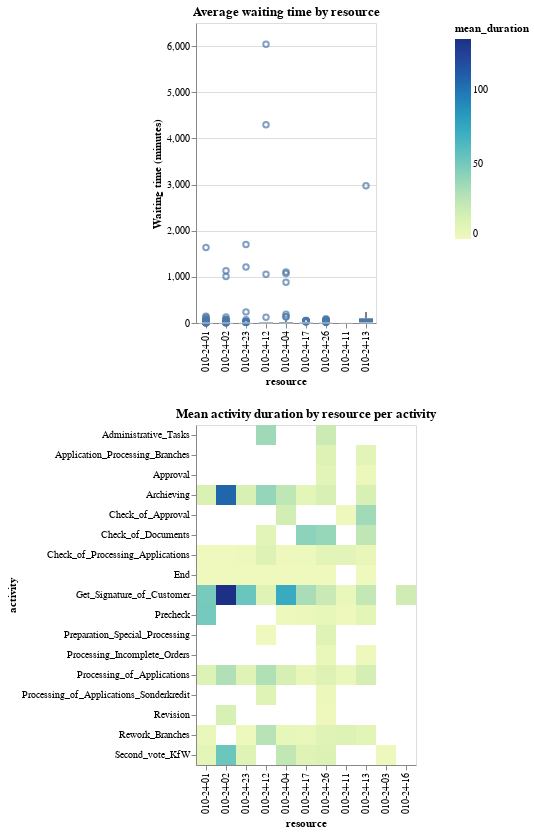

Source (notebook cell):
### Markdown cell above
### Identify resources with higher activity duration and waiting time

### Code cell
# waiting time
df_res_order = df_res_waiting.groupby('resource').agg(
    median_waiting_time=pd.NamedAgg('waiting time', aggfunc='median')
)
df_res_order = df_res_order.sort_values(by='median_waiting_time')
df_res_actdur = df_res_actdur[df_res_actdur['resource'].isin(sel_resources)]

# activity duration
df_res_mean_actdur = df_res_actdur.groupby(['resource', 'activity']).agg(
    mean_duration=pd.NamedAgg('activity duration', aggfunc='mean')
).reset_index()
df_res_mean_actdur = df_res_mean_actdur[df_res_mean_actdur['resource'].isin(sel_resources)]

alt.vconcat(
    alt.Chart(
        df_res_waiting,
        title='Average waiting time by resource'
    ).mark_boxplot().encode(
        x=alt.X('resource:O', sort=list(df_res_order.index)),
        y=alt.Y('waiting time:Q').title('Waiting time (minutes)')
    ),
    alt.Chart(
        df_res_mean_actdur,
        title='Mean activity duration by resource per activity'
    ).mark_rect().encode(
        x=alt.X('resource:O', sort=list(df_res_order.index)),
        y=alt.Y('activity:N'),
        color='mean_duration:Q',
        tooltip=['resource', 'activity', 'mean_duration']
    )
)

### Figure 1 — Vega specification as saved in the notebook (floating-point values rounded to 4 significant figures)
{"$schema": "https://vega.github.io/schema/vega/v5.json", "data": [{"name": "source_0"}, {"name": "data_0"}, {"name": "data_1"}, {"name": "data_2", "values": [{"resource": "010-24-01", "waiting time": 81.0}, {"resource": "010-24-01", "waiting time": 32.0}, {"resource": "010-24-01", "waiting time": 7.0}, {"resource": "010-24-01", "waiting time": 127.0}, {"resource": "010-24-01", "waiting time": 16.0}, {"resource": "010-24-01", "waiting time": 1635.0}, {"resource": "010-24-01", "waiting time": 40.0}, {"resource": "010-24-01", "waiting time": 54.0}, {"resource": "010-24-01", "waiting time": 54.0}, {"resource": "010-24-01", "waiting time": 4.0}, {"resource": "010-24-01", "waiting time": 54.0}, {"resource": "010-24-01", "waiting time": 147.0}, {"resource": "010-24-01", "waiting time": 34.0}, {"resource": "010-24-01", "waiting time": 16.0}, {"resource": "010-24-01", "waiting time": 15.0}, {"resource": "010-24-01", "waiting time": 45.0}, {"resource": "010-24-01", "waiting time": 6.0}, {"resource": "010-24-01", "waiting time": 18.0}, {"resource": "010-24-01", "waiting time": 55.0}, {"resource": "010-24-01", "waiting time": 15.0}, {"resource": "010-24-01", "waiting time": 16.0}, {"resource": "010-24-01", "waiting time": 28.0}, {"resource": "010-24-01", "waiting time": 28.0}, {"resource": "010-24-01", "waiting time": 10.0}, {"resource": "010-24-01", "waiting time": 5.0}, {"resource": "010-24-01", "waiting time": 13.0}, {"resource": "010-24-01", "waiting time": 37.0}, {"resource": "010-24-01", "waiting time": 58.0}, {"resource": "010-24-01", "waiting time": 26.0}, {"resource": "010-24-01", "waiting time": 10.0}, {"resource": "010-24-01", "waiting time": 5.0}, {"resource": "010-24-01", "waiting time": 95.0}, {"resource": "010-24-02", "waiting time": 8.0}, {"resource": "010-24-02", "waiting time": 77.0}, {"resource": "010-24-02", "waiting time": 1007.0}, {"resource": "010-24-02", "waiting time": 28.0}, {"resource": "010-24-02", "waiting time": 132.0}, {"resource": "010-24-02", "waiting time": 10.0}, {"resource": "010-24-02", "waiting time": 5.0}, {"resource": "010-24-02", "waiting time": 66.0}, {"resource": "010-24-02", "waiting time": 6.0}, {"resource": "010-24-02", "waiting time": 1133.0}, {"resource": "010-24-02", "waiting time": 57.0}, {"resource": "010-24-02", "waiting time": 22.0}, {"resource": "010-24-02", "waiting time": 25.0}, {"resource": "010-24-02", "waiting time": 83.0}, {"resource": "010-24-02", "waiting time": 9.0}, {"resource": "010-24-04", "waiting time": 131.0}, {"resource": "010-24-04", "waiting time": 1104.0}, {"resource": "010-24-04", "waiting time": 143.0}, {"resource": "010-24-04", "waiting time": 1072.0}, {"resource": "010-24-04", "waiting time": 884.0}, {"resource": "010-24-04", "waiting time": 191.0}, {"resource": "010-24-12", "waiting time": 125.0}, {"resource": "010-24-12", "waiting time": 1058.0}, {"resource": "010-24-12", "waiting time": 6040.0}, {"resource": "010-24-12", "waiting time": 4296.0}, {"resource": "010-24-13", "waiting time": 2974.0}, {"resource": "010-24-17", "waiting time": 46.0}, {"resource": "010-24-17", "waiting time": 30.0}, {"resource": "010-24-17", "waiting time": 28.0}, {"resource": "010-24-17", "waiting time": 53.0}, {"resource": "010-24-17", "waiting time": 56.0}, {"resource": "010-24-17", "waiting time": 48.0}, {"resource": "010-24-17", "waiting time": 32.0}, {"resource": "010-24-17", "waiting time": 33.0}, {"resource": "010-24-17", "waiting time": 28.0}, {"resource": "010-24-17", "waiting time": 29.0}, {"resource": "010-24-17", "waiting time": 48.0}, {"resource": "010-24-17", "waiting time": 49.0}, {"resource": "010-24-23", "waiting time": 33.0}, {"resource": "010-24-23", "waiting time": 28.0}, {"resource": "010-24-23", "waiting time": 28.0}, {"resource": "010-24-23", "waiting time": 1699.0}, {"resource": "010-24-23", "waiting time": 23.0}, {"resource": "010-24-23", "waiting time": 27.0}, {"resource": "010-24-23", "waiting time": 20.0}, {"resource": "010-24-23", "waiting time": 19.0}, {"resource": "010-24-23", "waiting time": 241.0}, {"resource": "010-24-23", "waiting time": 20.0}, {"resource": "010-24-23", "waiting time": 25.0}, {"resource": "010-24-23", "waiting time": 21.0}, {"resource": "010-24-23", "waiting time": 26.0}, {"resource": "010-24-23", "waiting time": 1215.0}, {"resource": "010-24-23", "waiting time": 15.0}, {"resource": "010-24-23", "waiting time": 16.0}, {"resource": "010-24-23", "waiting time": 69.0}, {"resource": "010-24-23", "waiting time": 11.0}, {"resource": "010-24-26", "waiting time": 41.0}, {"resource": "010-24-26", "waiting time": 67.0}, {"resource": "010-24-26", "waiting time": 56.0}, {"resource": "010-24-26", "waiting time": 46.0}, {"resource": "010-24-26", "waiting time": 27.0}, {"resource": "010-24-26", "waiting time": 21.0}, {"resource": "010-24-26", "waiting time": 66.0}, {"resource": "010-24-26", "waiting time": 32.0}, {"resource": "010-24-26", "waiting time": 35.0}, {"resource": "010-24-26", "waiting time": 35.0}, {"resource": "010-24-26", "waiting time": 26.0}, {"resource": "010-24-26", "waiting time": 64.0}, {"resource": "010-24-26", "waiting time": 68.0}, {"resource": "010-24-26", "waiting time": 92.0}, {"resource": "010-24-26", "waiting time": 18.0}, {"resource": "010-24-26", "waiting time": 19.0}, {"resource": "010-24-26", "waiting time": 23.0}]}, {"name": "data_3"}, {"name": "data_5", "values": [{"lower_box_waiting time": 0.0, "lower_whisker_waiting time": 0.0, "resource": "010-24-01", "upper_whisker_waiting time": 2.0}, {"lower_box_waiting time": 0.0, "lower_whisker_waiting time": 0.0, "resource": "010-24-02", "upper_whisker_waiting time": 3.0}, {"lower_box_waiting time": 0.0, "lower_whisker_waiting time": 0.0, "resource": "010-24-04", "upper_whisker_waiting time": 53.0}, {"lower_box_waiting time": 1.25, "lower_whisker_waiting time": 0.0, "resource": "010-24-11", "upper_whisker_waiting time": 5.0}, {"lower_box_waiting time": 0.0, "lower_whisker_waiting time": 0.0, "resource": "010-24-12", "upper_whisker_waiting time": 22.0}, {"lower_box_waiting time": 0.0, "lower_whisker_waiting time": 0.0, "resource": "010-24-13", "upper_whisker_waiting time": 237.0}, {"lower_box_waiting time": 0.0, "lower_whisker_waiting time": 0.0, "resource": "010-24-17", "upper_whisker_waiting time": 25.0}, {"lower_box_waiting time": 0.0, "lower_whisker_waiting time": 0.0, "resource": "010-24-23", "upper_whisker_waiting time": 9.0}, {"lower_box_waiting time": 0.0, "lower_whisker_waiting time": 0.0, "resource": "010-24-26", "upper_whisker_waiting time": 15.0}]}, {"name": "data_6", "values": [{"lower_whisker_waiting time": 0.0, "resource": "010-24-01", "upper_box_waiting time": 1.0, "upper_whisker_waiting time": 2.0}, {"lower_whisker_waiting time": 0.0, "resource": "010-24-02", "upper_box_waiting time": 1.75, "upper_whisker_waiting time": 3.0}, {"lower_whisker_waiting time": 0.0, "resource": "010-24-04", "upper_box_waiting time": 22.0, "upper_whisker_waiting time": 53.0}, {"lower_whisker_waiting time": 0.0, "resource": "010-24-11", "upper_box_waiting time": 3.75, "upper_whisker_waiting time": 5.0}, {"lower_whisker_waiting time": 0.0, "resource": "010-24-12", "upper_box_waiting time": 17.5, "upper_whisker_waiting time": 22.0}, {"lower_whisker_waiting time": 0.0, "resource": "010-24-13", "upper_box_waiting time": 103.0, "upper_whisker_waiting time": 237.0}, {"lower_whisker_waiting time": 0.0, "resource": "010-24-17", "upper_box_waiting time": 11.0, "upper_whisker_waiting time": 25.0}, {"lower_whisker_waiting time": 0.0, "resource": "010-24-23", "upper_box_waiting time": 4.25, "upper_whisker_waiting time": 9.0}, {"lower_whisker_waiting time": 0.0, "resource": "010-24-26", "upper_box_waiting time": 7.0, "upper_whisker_waiting time": 15.0}]}, {"name": "data_7"}, {"name": "data_9", "values": [{"lower_box_waiting time": 0.0, "max_waiting time": 1635.0, "mid_box_waiting time": 0.0, "min_waiting time": 0.0, "resource": "010-24-01", "upper_box_waiting time": 1.0}, {"lower_box_waiting time": 0.0, "max_waiting time": 1133.0, "mid_box_waiting time": 0.0, "min_waiting time": 0.0, "resource": "010-24-02", "upper_box_waiting time": 1.75}, {"lower_box_waiting time": 0.0, "max_waiting time": 1104.0, "mid_box_waiting time": 1.0, "min_waiting time": 0.0, "resource": "010-24-04", "upper_box_waiting time": 22.0}, {"lower_box_waiting time": 1.25, "max_waiting time": 5.0, "mid_box_waiting time": 2.5, "min_waiting time": 0.0, "resource": "010-24-11", "upper_box_waiting time": 3.75}, {"lower_box_waiting time": 0.0, "max_waiting time": 6040.0, "mid_box_waiting time": 0.5, "min_waiting time": 0.0, "resource": "010-24-12", "upper_box_waiting time": 17.5}, {"lower_box_waiting time": 0.0, "max_waiting time": 2974.0, "mid_box_waiting time": 4.0, "min_waiting time": 0.0, "resource": "010-24-13", "upper_box_waiting time": 103.0}, {"lower_box_waiting time": 0.0, "max_waiting time": 56.0, "mid_box_waiting time": 1.0, "min_waiting time": 0.0, "resource": "010-24-17", "upper_box_waiting time": 11.0}, {"lower_box_waiting time": 0.0, "max_waiting time": 1699.0, "mid_box_waiting time": 0.0, "min_waiting time": 0.0, "resource": "010-24-23", "upper_box_waiting time": 4.25}, {"lower_box_waiting time": 0.0, "max_waiting time": 92.0, "mid_box_waiting time": 1.0, "min_waiting time": 0.0, "resource": "010-24-26", "upper_box_waiting time": 7.0}]}, {"name": "data_10", "values": [{"lower_box_waiting time": 0.0, "max_waiting time": 1635.0, "mid_box_waiting time": 0.0, "min_waiting time": 0.0, "resource": "010-24-01", "upper_box_waiting time": 1.0}, {"lower_box_waiting time": 0.0, "max_waiting time": 1133.0, "mid_box_waiting time": 0.0, "min_waiting time": 0.0, "resource": "010-24-02", "upper_box_waiting time": 1.75}, {"lower_box_waiting time": 0.0, "max_waiting time": 1104.0, "mid_box_waiting time": 1.0, "min_waiting time": 0.0, "resource": "010-24-04", "upper_box_waiting time": 22.0}, {"lower_box_waiting time": 1.25, "max_waiting time": 5.0, "mid_box_waiting time": 2.5, "min_waiting time": 0.0, "resource": "010-24-11", "upper_box_waiting time": 3.75}, {"lower_box_waiting time": 0.0, "max_waiting time": 6040.0, "mid_box_waiting time": 0.5, "min_waiting time": 0.0, "resource": "010-24-12", "upper_box_waiting time": 17.5}, {"lower_box_waiting time": 0.0, "max_waiting time": 2974.0, "mid_box_waiting time": 4.0, "min_waiting time": 0.0, "resource": "010-24-13", "upper_box_waiting time": 103.0}, {"lower_box_waiting time": 0.0, "max_waiting time": 56.0, "mid_box_waiting time": 1.0, "min_waiting time": 0.0, "resource": "010-24-17", "upper_box_waiting time": 11.0}, {"lower_box_waiting time": 0.0, "max_waiting time": 1699.0, "mid_box_waiting time": 0.0, "min_waiting time": 0.0, "resource": "010-24-23", "upper_box_waiting time": 4.25}, {"lower_box_waiting time": 0.0, "max_waiting time": 92.0, "mid_box_waiting time": 1.0, "min_waiting time": 0.0, "resource": "010-24-26", "upper_box_waiting time": 7.0}]}, {"name": "source_1"}, {"name": "data_11", "values": [{"activity": "Archieving", "mean_duration": 13.29, "resource": "010-24-01"}, {"activity": "Check_of_Processing_Applications", "mean_duration": 0.3333, "resource": "010-24-01"}, {"activity": "End", "mean_duration": 0.0, "resource": "010-24-01"}, {"activity": "Get_Signature_of_Customer", "mean_duration": 49.14, "resource": "010-24-01"}, {"activity": "Precheck", "mean_duration": 50.0, "resource": "010-24-01"}, {"activity": "Processing_of_Applications", "mean_duration": 11.86, "resource": "010-24-01"}, {"activity": "Rework_Branches", "mean_duration": 3.947, "resource": "010-24-01"}, {"activity": "Second_vote_KfW", "mean_duration": 7.182, "resource": "010-24-01"}, {"activity": "Archieving", "mean_duration": 106.2, "resource": "010-24-02"}, {"activity": "Check_of_Processing_Applications", "mean_duration": 0.0, "resource": "010-24-02"}, {"activity": "End", "mean_duration": 0.0, "resource": "010-24-02"}, {"activity": "Get_Signature_of_Customer", "mean_duration": 134.0, "resource": "010-24-02"}, {"activity": "Processing_of_Applications", "mean_duration": 30.8, "resource": "010-24-02"}, {"activity": "Revision", "mean_duration": 15.0, "resource": "010-24-02"}, {"activity": "Second_vote_KfW", "mean_duration": 53.0, "resource": "010-24-02"}, {"activity": "Second_vote_KfW", "mean_duration": 2.0, "resource": "010-24-03"}, {"activity": "Archieving", "mean_duration": 26.0, "resource": "010-24-04"}, {"activity": "Check_of_Approval", "mean_duration": 17.0, "resource": "010-24-04"}, {"activity": "Check_of_Processing_Applications", "mean_duration": 1.0, "resource": "010-24-04"}, {"activity": "End", "mean_duration": 0.0, "resource": "010-24-04"}, {"activity": "Get_Signature_of_Customer", "mean_duration": 73.29, "resource": "010-24-04"}, {"activity": "Precheck", "mean_duration": 2.0, "resource": "010-24-04"}, {"activity": "Processing_of_Applications", "mean_duration": 15.63, "resource": "010-24-04"}, {"activity": "Rework_Branches", "mean_duration": 5.286, "resource": "010-24-04"}, {"activity": "Second_vote_KfW", "mean_duration": 24.8, "resource": "010-24-04"}, {"activity": "Check_of_Approval", "mean_duration": 1.0, "resource": "010-24-11"}, {"activity": "Check_of_Processing_Applications", "mean_duration": 8.0, "resource": "010-24-11"}, {"activity": "Get_Signature_of_Customer", "mean_duration": 3.75, "resource": "010-24-11"}, {"activity": "Precheck", "mean_duration": 1.0, "resource": "010-24-11"}, {"activity": "Processing_of_Applications", "mean_duration": 4.0, "resource": "010-24-11"}, {"activity": "Rework_Branches", "mean_duration": 12.0, "resource": "010-24-11"}, {"activity": "Administrative_Tasks", "mean_duration": 36.6, "resource": "010-24-12"}, {"activity": "Archieving", "mean_duration": 40.0, "resource": "010-24-12"}, {"activity": "Check_of_Documents", "mean_duration": 8.0, "resource": "010-24-12"}, {"activity": "Check_of_Processing_Applications", "mean_duration": 11.33, "resource": "010-24-12"}, {"activity": "End", "mean_duration": 0.0, "resource": "010-24-12"}, {"activity": "Get_Signature_of_Customer", "mean_duration": 10.0, "resource": "010-24-12"}, {"activity": "Preparation_Special_Processing", "mean_duration": 0.0, "resource": "010-24-12"}, {"activity": "Processing_of_Applications", "mean_duration": 31.17, "resource": "010-24-12"}, {"activity": "Processing_of_Applications_Sonderkredit", "mean_duration": 10.13, "resource": "010-24-12"}, {"activity": "Rework_Branches", "mean_duration": 28.5, "resource": "010-24-12"}, {"activity": "Application_Processing_Branches", "mean_duration": 9.0, "resource": "010-24-13"}, {"activity": "Approval", "mean_duration": 3.0, "resource": "010-24-13"}, {"activity": "Archieving", "mean_duration": 14.25, "resource": "010-24-13"}, {"activity": "Check_of_Approval", "mean_duration": 36.0, "resource": "010-24-13"}, {"activity": "Check_of_Documents", "mean_duration": 25.5, "resource": "010-24-13"}, {"activity": "Check_of_Processing_Applications", "mean_duration": 4.333, "resource": "010-24-13"}, {"activity": "End", "mean_duration": 0.0, "resource": "010-24-13"}, {"activity": "Get_Signature_of_Customer", "mean_duration": 24.22, "resource": "010-24-13"}, {"activity": "Precheck", "mean_duration": 7.5, "resource": "010-24-13"}, {"activity": "Processing_Incomplete_Orders", "mean_duration": 1.0, "resource": "010-24-13"}, {"activity": "Processing_of_Applications", "mean_duration": 16.57, "resource": "010-24-13"}, {"activity": "Rework_Branches", "mean_duration": 8.286, "resource": "010-24-13"}, {"activity": "Get_Signature_of_Customer", "mean_duration": 19.0, "resource": "010-24-16"}, {"activity": "Archieving", "mean_duration": 7.533, "resource": "010-24-17"}, {"activity": "Check_of_Documents", "mean_duration": 42.33, "resource": "010-24-17"}, {"activity": "Check_of_Processing_Applications", "mean_duration": 1.25, "resource": "010-24-17"}, {"activity": "End", "mean_duration": 0.0, "resource": "010-24-17"}, {"activity": "Get_Signature_of_Customer", "mean_duration": 33.17, "resource": "010-24-17"}, {"activity": "Precheck", "mean_duration": 3.0, "resource": "010-24-17"}, {"activity": "Processing_of_Applications", "mean_duration": 4.61, "resource": "010-24-17"}, {"activity": "Rework_Branches", "mean_duration": 3.72, "resource": "010-24-17"}, {"activity": "Second_vote_KfW", "mean_duration": 10.72, "resource": "010-24-17"}, {"activity": "Archieving", "mean_duration": 14.12, "resource": "010-24-23"}, {"activity": "Check_of_Processing_Applications", "mean_duration": 1.2, "resource": "010-24-23"}, {"activity": "End", "mean_duration": 0.0, "resource": "010-24-23"}, {"activity": "Get_Signature_of_Customer", "mean_duration": 53.46, "resource": "010-24-23"}, {"activity": "Processing_of_Applications", "mean_duration": 10.85, "resource": "010-24-23"}, {"activity": "Rework_Branches", "mean_duration": 1.75, "resource": "010-24-23"}, {"activity": "Second_vote_KfW", "mean_duration": 10.43, "resource": "010-24-23"}, {"activity": "Administrative_Tasks", "mean_duration": 19.98, "resource": "010-24-26"}, {"activity": "Application_Processing_Branches", "mean_duration": 11.44, "resource": "010-24-26"}, {"activity": "Approval", "mean_duration": 8.438, "resource": "010-24-26"}, {"activity": "Archieving", "mean_duration": 14.86, "resource": "010-24-26"}, {"activity": "Check_of_Documents", "mean_duration": 39.67, "resource": "010-24-26"}, {"activity": "Check_of_Processing_Applications", "mean_duration": 7.885, "resource": "010-24-26"}, {"activity": "End", "mean_duration": 0.1429, "resource": "010-24-26"}, {"activity": "Get_Signature_of_Customer", "mean_duration": 21.29, "resource": "010-24-26"}, {"activity": "Precheck", "mean_duration": 5.265, "resource": "010-24-26"}, {"activity": "Preparation_Special_Processing", "mean_duration": 10.32, "resource": "010-24-26"}, {"activity": "Processing_Incomplete_Orders", "mean_duration": 3.559, "resource": "010-24-26"}, {"activity": "Processing_of_Applications", "mean_duration": 11.38, "resource": "010-24-26"}, {"activity": "Processing_of_Applications_Sonderkredit", "mean_duration": 2.833, "resource": "010-24-26"}, {"activity": "Revision", "mean_duration": 1.0, "resource": "010-24-26"}, {"activity": "Rework_Branches", "mean_duration": 10.25, "resource": "010-24-26"}, {"activity": "Second_vote_KfW", "mean_duration": 12.5, "resource": "010-24-26"}]}, {"name": "data_11_color_domain_mean_duration", "values": [{"min": 0.0, "max": 134.0}]}, {"name": "data_1_concat_0_x_domain_resource_0", "values": [{"resource": "010-24-01", "sort_field": 0.0}, {"resource": "010-24-02", "sort_field": 1.0}, {"resource": "010-24-04", "sort_field": 4.0}, {"resource": "010-24-12", "sort_field": 3.0}, {"resource": "010-24-13", "sort_field": 8.0}, {"resource": "010-24-17", "sort_field": 5.0}, {"resource": "010-24-23", "sort_field": 2.0}, {"resource": "010-24-26", "sort_field": 6.0}]}, {"name": "data_3_concat_0_x_domain_resource_1", "values": [{"resource": "010-24-01", "sort_field": 0.0}, {"resource": "010-24-02", "sort_field": 1.0}, {"resource": "010-24-04", "sort_field": 4.0}, {"resource": "010-24-11", "sort_field": 7.0}, {"resource": "010-24-12", "sort_field": 3.0}, {"resource": "010-24-13", "sort_field": 8.0}, {"resource": "010-24-17", "sort_field": 5.0}, {"resource": "010-24-23", "sort_field": 2.0}, {"resource": "010-24-26", "sort_field": 6.0}]}, {"name": "data_7_concat_0_x_domain_resource_2", "values": [{"resource": "010-24-01", "sort_field": 0.0}, {"resource": "010-24-02", "sort_field": 1.0}, {"resource": "010-24-04", "sort_field": 4.0}, {"resource": "010-24-11", "sort_field": 7.0}, {"resource": "010-24-12", "sort_field": 3.0}, {"resource": "010-24-13", "sort_field": 8.0}, {"resource": "010-24-17", "sort_field": 5.0}, {"resource": "010-24-23", "sort_field": 2.0}, {"resource": "010-24-26", "sort_field": 6.0}]}, {"name": "source_1_concat_1_x_domain_resource", "values": [{"resource": "010-24-01", "sort_field": 0.0}, {"resource": "010-24-02", "sort_field": 1.0}, {"resource": "010-24-03", "sort_field": 9.0}, {"resource": "010-24-04", "sort_field": 4.0}, {"resource": "010-24-11", "sort_field": 7.0}, {"resource": "010-24-12", "sort_field": 3.0}, {"resource": "010-24-13", "sort_field": 8.0}, {"resource": "010-24-16", "sort_field": 9.0}, {"resource": "010-24-17", "sort_field": 5.0}, {"resource": "010-24-23", "sort_field": 2.0}, {"resource": "010-24-26", "sort_field": 6.0}]}, {"name": "data_11_concat_1_y_domain_activity", "values": [{"activity": "Archieving"}, {"activity": "Check_of_Processing_Applications"}, {"activity": "End"}, {"activity": "Get_Signature_of_Customer"}, {"activity": "Precheck"}, {"activity": "Processing_of_Applications"}, {"activity": "Rework_Branches"}, {"activity": "Second_vote_KfW"}, {"activity": "Revision"}, {"activity": "Check_of_Approval"}, {"activity": "Administrative_Tasks"}, {"activity": "Check_of_Documents"}, {"activity": "Preparation_Special_Processing"}, {"activity": "Processing_of_Applications_Sonderkredit"}, {"activity": "Application_Processing_Branches"}, {"activity": "Approval"}, {"activity": "Processing_Incomplete_Orders"}]}], "signals": [{"name": "concat_0_x_step", "value": 20}, {"name": "concat_0_width", "update": "bandspace(domain('concat_0_x').length, 0, 0) * concat_0_x_step"}, {"name": "concat_0_height", "value": 300}, {"name": "concat_1_x_step", "value": 20}, {"name": "concat_1_width", "update": "bandspace(domain('concat_1_x').length, 0, 0) * concat_1_x_step"}, {"name": "concat_1_y_step", "value": 20}, {"name": "concat_1_height", "update": "bandspace(domain('concat_1_y').length, 0, 0) * concat_1_y_step"}], "marks": [{"type": "group", "name": "concat_0_group", "encode": {"update": {"height": {"signal": "concat_0_height"}, "width": {"signal": "concat_0_width"}}}, "marks": [{"type": "symbol", "name": "concat_0_layer_0_layer_0_marks", "from": {"data": "data_2"}, "encode": {"update": {"fill": {"value": "transparent"}, "x": {"field": "resource", "scale": "concat_0_x", "band": 0.5}, "ariaRoleDescription": {"value": "point"}, "stroke": {"value": "#4c78a8"}, "opacity": {"value": 0.7}, "description": {"signal": "\"resource: \" + (isValid(datum[\"resource\"]) ? datum[\"resource\"] : \"\"+datum[\"resource\"]) + \"; Waiting time (minutes): \" + (format(datum[\"waiting time\"], \"\"))"}, "y": {"field": "waiting time", "scale": "concat_0_y"}}}, "style": ["point", "boxplot-outliers"]}, {"type": "rule", "name": "concat_0_layer_0_layer_1_layer_0_marks", "from": {"data": "data_5"}, "encode": {"update": {"y": {"field": "lower_whisker_waiting time", "scale": "concat_0_y"}, "x": {"field": "resource", "scale": "concat_0_x", "band": 0.5}, "y2": {"field": "lower_box_waiting time", "scale": "concat_0_y"}, "tooltip": {"signal": "{\"Upper Whisker of Waiting time (minutes)\": format(datum[\"upper_whisker_waiting time\"], \"\"), \"Lower Whisker of Waiting time (minutes)\": format(datum[\"lower_whisker_waiting time\"], \"\"), \"resource\": isValid(datum[\"resource\"]) ? datum[\"resource\"] : \"\"+datum[\"resource\"]}"}, "stroke": {"value": "black"}}}, "aria": false, "style": ["rule", "boxplot-rule"]}, {"type": "rule", "name": "concat_0_layer_0_layer_1_layer_1_marks", "from": {"data": "data_6"}, "encode": {"update": {"tooltip": {"signal": "{\"Upper Whisker of Waiting time (minutes)\": format(datum[\"upper_whisker_waiting time\"], \"\"), \"Lower Whisker of Waiting time (minutes)\": format(datum[\"lower_whisker_waiting time\"], \"\"), \"resource\": isValid(datum[\"resource\"]) ? datum[\"resource\"] : \"\"+datum[\"resource\"]}"}, "y2": {"field": "upper_whisker_waiting time", "scale": "concat_0_y"}, "stroke": {"value": "black"}, "x": {"field": "resource", "scale": "concat_0_x", "band": 0.5}, "y": {"field": "upper_box_waiting time", "scale": "concat_0_y"}}}, "style": ["rule", "boxplot-rule"], "aria": false}, {"type": "rect", "name": "concat_0_layer_1_layer_0_marks", "from": {"data": "data_9"}, "encode": {"update": {"tooltip": {"signal": "{\"Max of Waiting time (minutes)\": format(datum[\"max_waiting time\"], \"\"), \"Q3 of Waiting time (minutes)\": format(datum[\"upper_box_waiting time\"], \"\"), \"Median of Waiting time (minutes)\": format(datum[\"mid_box_waiting time\"], \"\"), \"Q1 of Waiting time (minutes)\": format(datum[\"lower_box_waiting time\"], \"\"), \"Min of Waiting time (minutes)\": format(datum[\"min_waiting time\"], \"\"), \"resource\": isValid(datum[\"resource\"]) ? datum[\"resource\"] : \"\"+datum[\"resource\"]}"}, "fill": {"value": "#4c78a8"}, "ariaRoleDescription": {"value": "box"}, "width": {"value": 14}, "description": {"signal": "\"resource: \" + (isValid(datum[\"resource\"]) ? datum[\"resource\"] : \"\"+datum[\"resource\"]) + \"; Waiting time (minutes): \" + (format(datum[\"lower_box_waiting time\"], \"\")) + \"; upper_box_waiting time: \" + (format(datum[\"upper_box_waiting time\"], \"\")) + \"; Max of Waiting time (minutes): \" + (format(datum[\"max_waiting time\"], \"\")) + \"; Q3 of Waiting time (minutes): \" + (format(datum[\"upper_box_waiting time\"], \"\")) + \"; Median of Waiting time (minutes): \" + (format(datum[\"mid_box_waiting time\"], \"\")) + \"; Q1 of Waiting time (minutes): \" + (format(datum[\"lower_box_waiting time\"], \"\")) + \"; Min of Waiting time (minutes): \" + (format(datum[\"min_waiting time\"], \"\"))"}, "y2": {"field": "upper_box_waiting time", "scale": "concat_0_y"}, "y": {"field": "lower_box_waiting time", "scale": "concat_0_y"}, "xc": {"field": "resource", "scale": "concat_0_x", "band": 0.5}}}, "style": ["bar", "boxplot-box"]}, {"type": "rect", "name": "concat_0_layer_1_layer_1_marks", "from": {"data": "data_10"}, "encode": {"update": {"yc": {"field": "mid_box_waiting time", "scale": "concat_0_y"}, "opacity": {"value": 0.7}, "fill": {"value": "white"}, "xc": {"field": "resource", "scale": "concat_0_x", "band": 0.5}, "tooltip": {"signal": "{\"Max of Waiting time (minutes)\": format(datum[\"max_waiting time\"], \"\"), \"Q3 of Waiting time (minutes)\": format(datum[\"upper_box_waiting time\"], \"\"), \"Median of Waiting time (minutes)\": format(datum[\"mid_box_waiting time\"], \"\"), \"Q1 of Waiting time (minutes)\": format(datum[\"lower_box_waiting time\"], \"\"), \"Min of Waiting time (minutes)\": format(datum[\"min_waiting time\"], \"\"), \"resource\": isValid(datum[\"resource\"]) ? datum[\"resource\"] : \"\"+datum[\"resource\"]}"}, "width": {"value": 14}, "height": {"value": 1}}}, "aria": false, "style": ["tick", "boxplot-median"]}], "axes": [{"scale": "concat_0_y", "gridScale": "concat_0_x", "domain": false, "aria": false, "zindex": 0, "grid": true, "labels": false, "orient": "left", "maxExtent": 0, "ticks": false, "tickCount": {"signal": "ceil(concat_0_height/40)"}, "minExtent": 0}, {"scale": "concat_0_x", "labelAngle": 270, "labelBaseline": "middle", "title": "resource", "labelAlign": "right", "orient": "bottom", "zindex": 0, "grid": false}, {"scale": "concat_0_y", "orient": "left", "grid": false, "zindex": 0, "tickCount": {"signal": "ceil(concat_0_height/40)"}, "title": "Waiting time (minutes)", "labelOverlap": true}], "title": {"text": "Average waiting time by resource", "frame": "group"}, "style": "cell"}, {"type": "group", "name": "concat_1_group", "encode": {"update": {"height": {"signal": "concat_1_height"}, "width": {"signal": "concat_1_width"}}}, "marks": [{"type": "rect", "name": "concat_1_marks", "from": {"data": "data_11"}, "encode": {"update": {"x": {"field": "resource", "scale": "concat_1_x"}, "fill": {"field": "mean_duration", "scale": "color"}, "description": {"signal": "\"resource: \" + (isValid(datum[\"resource\"]) ? datum[\"resource\"] : \"\"+datum[\"resource\"]) + \"; activity: \" + (isValid(datum[\"activity\"]) ? datum[\"activity\"] : \"\"+datum[\"activity\"]) + \"; mean_duration: \" + (format(datum[\"mean_duration\"], \"\"))"}, "width": {"signal": "max(0.25, bandwidth('concat_1_x'))"}, "tooltip": {"signal": "{\"resource\": isValid(datum[\"resource\"]) ? datum[\"resource\"] : \"\"+datum[\"resource\"], \"activity\": isValid(datum[\"activity\"]) ? datum[\"activity\"] : \"\"+datum[\"activity\"], \"mean_duration\": format(datum[\"mean_duration\"], \"\")}"}, "y": {"field": "activity", "scale": "concat_1_y"}, "height": {"signal": "max(0.25, bandwidth('concat_1_y'))"}}}, "style": ["rect"]}], "axes": [{"scale": "concat_1_x", "labelAlign": "right", "labelAngle": 270, "labelBaseline": "middle", "zindex": 1, "grid": false, "title": "resource", "orient": "bottom"}, {"scale": "concat_1_y", "grid": false, "zindex": 1, "title": "activity", "orient": "left"}], "title": {"text": "Mean activity duration by resource per activity", "frame": "group"}, "style": "cell"}], "scales": [{"name": "color", "type": "linear", "domain": [{"signal": "(data(\"data_11_color_domain_mean_duration\")[0] || {}).min"}, {"signal": "(data(\"data_11_color_domain_mean_duration\")[0] || {}).max"}], "range": "heatmap", "interpolate": "hcl", "zero": false}, {"name": "concat_0_x", "type": "band", "domain": {"fields": [{"data": "data_1_concat_0_x_domain_resource_0", "field": "resource"}, {"data": "data_3_concat_0_x_domain_resource_1", "field": "resource"}, {"data": "data_7_concat_0_x_domain_resource_2", "field": "resource"}], "sort": {"op": "max", "field": "sort_field"}}, "range": {"step": {"signal": "concat_0_x_step"}}, "paddingInner": 0, "paddingOuter": 0}, {"name": "concat_0_y", "type": "linear", "domain": {"fields": [{"data": "data_2", "field": "waiting time"}, {"data": "data_5", "field": "lower_whisker_waiting time"}, {"data": "data_5", "field": "lower_box_waiting time"}, {"data": "data_6", "field": "upper_box_waiting time"}, {"data": "data_6", "field": "upper_whisker_waiting time"}, {"data": "data_9", "field": "lower_box_waiting time"}, {"data": "data_9", "field": "upper_box_waiting time"}, {"data": "data_10", "field": "mid_box_waiting time"}]}, "range": [{"signal": "concat_0_height"}, 0], "nice": true, "zero": true}, {"name": "concat_1_x", "type": "band", "domain": {"data": "source_1_concat_1_x_domain_resource", "field": "resource", "sort": {"op": "max", "field": "sort_field"}}, "range": {"step": {"signal": "concat_1_x_step"}}, "paddingInner": 0, "paddingOuter": 0}, {"name": "concat_1_y", "type": "band", "domain": {"data": "data_11_concat_1_y_domain_activity", "field": "activity", "sort": true}, "range": {"step": {"signal": "concat_1_y_step"}}, "paddingInner": 0, "paddingOuter": 0}], "layout": {"padding": 20, "columns": 1, "bounds": "full", "align": "each"}, "background": "white", "padding": 5, "legends": [{"fill": "color", "gradientLength": {"signal": "clamp(concat_1_height, 64, 200)"}, "title": "mean_duration"}]}
